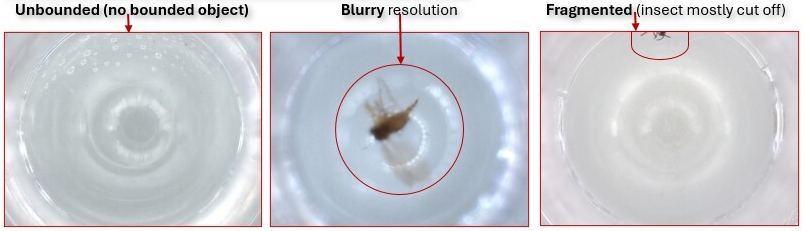
#> input picture images/bad_imgs.png, 805 x 231 px
$ python -i fragmentation.py   (imports and definitions only)
#> lines starting #> are read from the running program, lines starting #| are printed output that depends on the picture
import os
import shutil
import cv2
from processing_helperFunctions import load_annotations, save_annotations, move_directory, create_output_directories
from initial_filtering import compare_directories

# Detects edges in an image using Canny edge detection.
def detect_edges(image_path, threshold1=100, threshold2=150):
#> called with image_path = '../images/bad_imgs.png', threshold1 = 100, threshold2 = 150
    image = cv2.imread(image_path)  # read the image
#> image is the input picture: shape (231, 805, 3); mean B, G, R 210.4, 205.1, 202.8
    gray = cv2.cvtColor(image, cv2.COLOR_BGR2GRAY)  # convert to grayscale
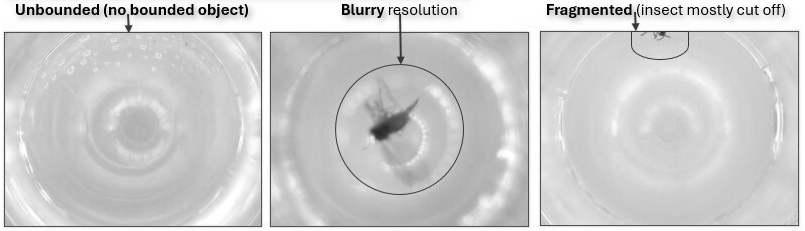
#> gray: shape (231, 805); min 0, max 255, mean 205
    blurred = cv2.GaussianBlur(gray, (3, 3), 0)  # reduce noise
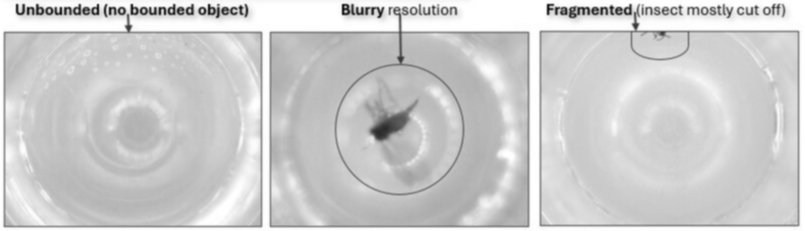
#> blurred: shape (231, 805); min 15, max 255, mean 205.1
    edges = cv2.Canny(blurred, threshold1, threshold2)  # apply canny
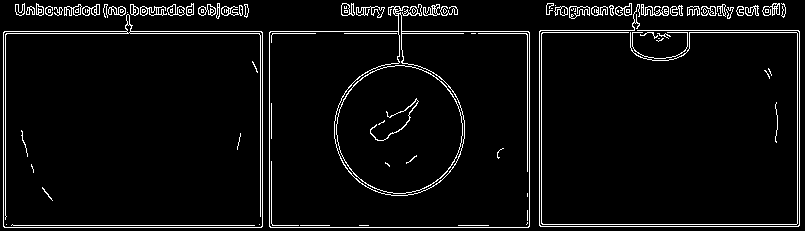
#> edges: shape (231, 805); 5% white in thin lines or dots
    return edges

# Checks if a bounding box is too close to the edge of the image.
# [10 lines left out: function too_close_to_edge, not called in this run]

# Checks image size
def is_small_object(bbox, max_width=100, max_height=100):
    width, height = bbox[2:]
    return width < max_width and height < max_height

# Process images to isolate those with bounding boxes too close to the edges.
# [50 lines left out: functions process_images, main, not called in this run]

# [7 lines not run here, left out]

>>> result = detect_edges('../images/bad_imgs.png')

$ run again, on images/sample_dataset.png
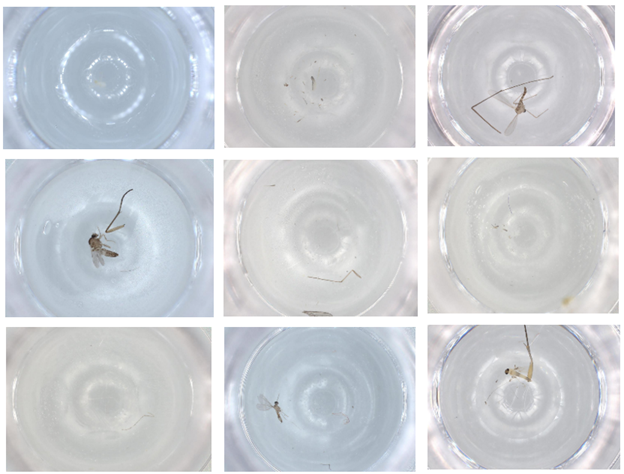
#> input picture images/sample_dataset.png, 624 x 474 px
#> in detect_edges, image is the input picture: shape (474, 624, 3); mean B, G, R 211.7, 207.1, 203.7
#> in detect_edges, `gray = cv2.cvtColor(image, cv2.COLOR_BGR2GRAY)`:
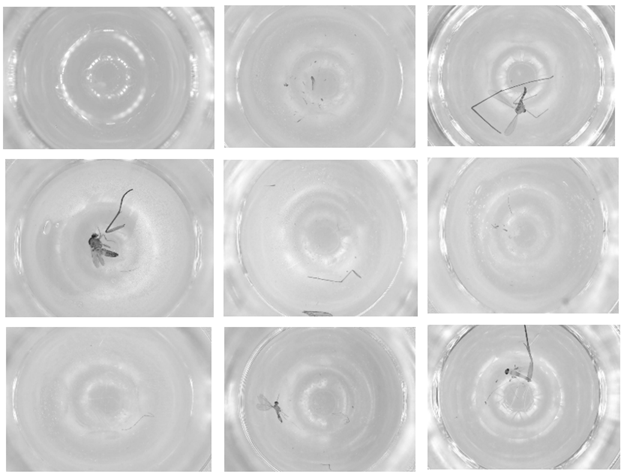
#> gray: shape (474, 624); min 30, max 255, mean 206.6
#> in detect_edges, `edges = cv2.Canny(blurred, threshold1, threshold2)`:
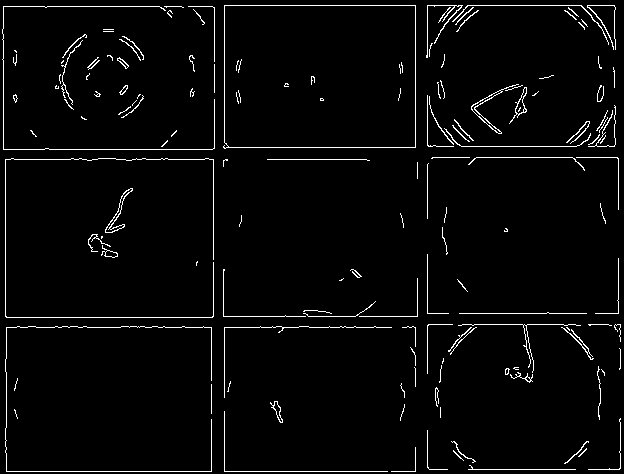
#> edges: shape (474, 624); 3% white in thin lines or dots
